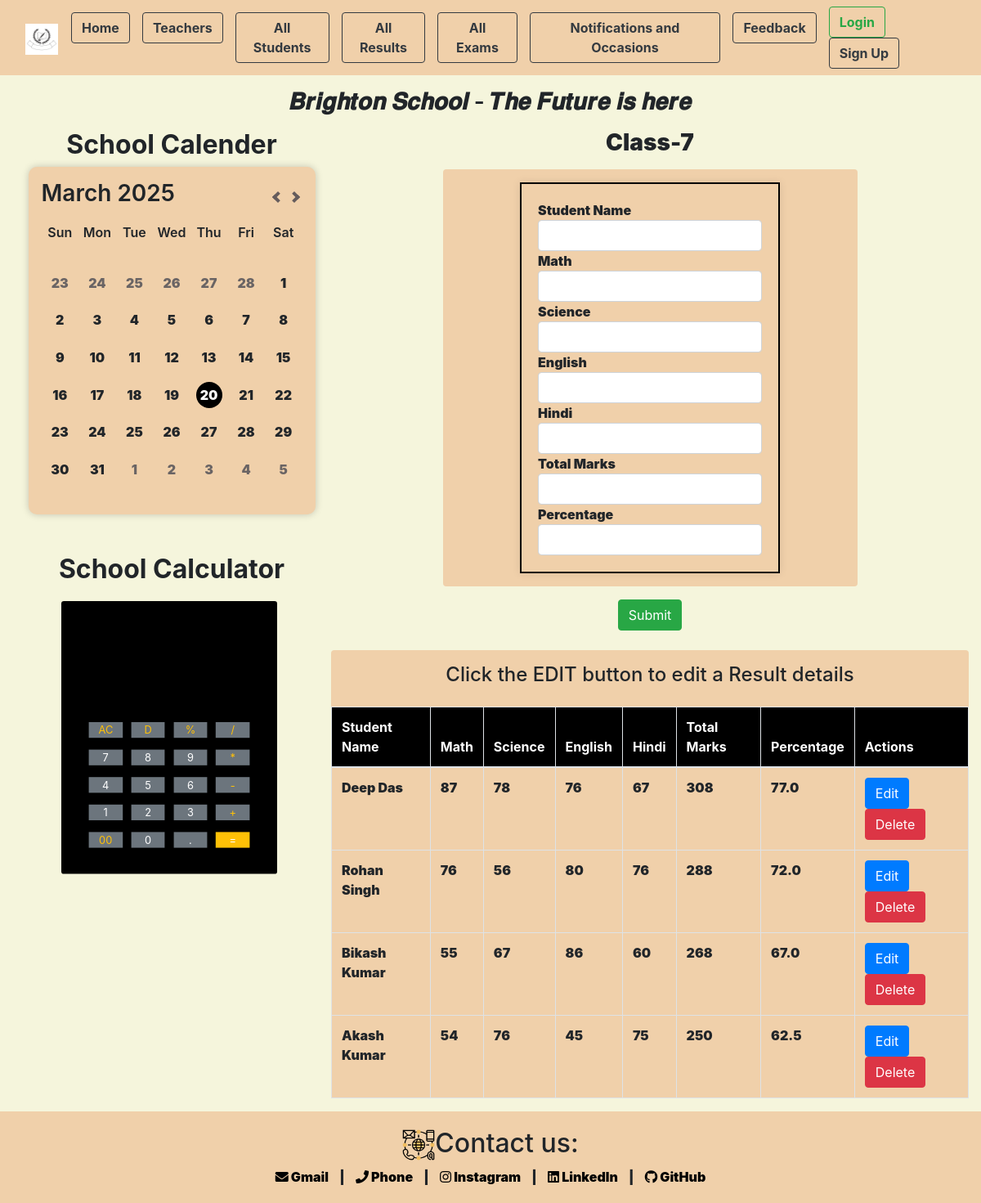
Screenshot of /class_results/result_seven/ with the database file from the repository.
### app/models.py (models this page shows, shortened)
class all_results(models.Model):
    result_class_name = models.CharField(max_length=50,blank=True)
    slug=models.SlugField(max_length=200,unique=True,null=True)

class Result(models.Model):
    result_class_name = models.ForeignKey(all_results, on_delete=models.CASCADE, related_name='students_result', null=True, blank=True)
    st_name = models.CharField(max_length=100)
    Math = models.IntegerField(null=True)
    Science = models.IntegerField(null=True)
    English = models.IntegerField(null=True)
    Hindi = models.IntegerField(null=True)
    Total_marks = models.IntegerField(null=True)
    Percentage = models.FloatField(null=True)

### app/views.py (the view, shortened to what this page needs)
# urls.py: path('class_results/<slug:slug>/',views.class_results,name="class_results"),
def class_results(request, slug):
    class_instance = get_object_or_404(all_results, slug=slug)
    results = Result.objects.filter(result_class_name=class_instance).order_by('-Percentage')
    form = ResultForm()
    context = {'results': results, 'class_instance': class_instance, 'form': form}
    return render(request, 'app/result.html', context)

### app/forms.py
class ResultForm(forms.ModelForm):
    class Meta:
        model=Result
        fields = ['st_name', 'Math', 'Science', 'English', 'Hindi', 'Total_marks', 'Percentage']

### app/templates/app/result.html (shortened to what this page needs)
{% extends "base_template/base.html" %}
{% load static %}
{% block content %}
<div class="col-lg-8 col-md-8 col-sm-12 main-content">
    <h3 class="text-center mb-3"><strong>{{ class_instance.result_class_name }}</strong></h3>
    <form id="studentForm" method="POST" action="{% url 'class_results' class_instance.slug %}" novalidate>
        <div class="container row box_clr d-flex justify-content-center align-items-center mb-3 rounded p-3" style="width: 65%; margin: 0 auto;">
            <div class="box_clr" style="border: 2px solid #000; padding: 20px; box-shadow: 0 0 10px rgba(0, 0, 0, 0.1);">
                <input type="hidden" name="student_id" id="student_id" value=""><b>Student Name</b>
                <input class="text-center form-control" type="text" name="st_name" id="id_st_name" value=""><strong>Math</strong>
                <input class="text-center form-control" type="text" name="Math" id="id_math" value=""><strong>Science</strong>
                <input class="text-center form-control" type="text" name="Science" id="id_science" value=""><strong>English</strong>
                <input class="text-center form-control" type="text" name="English" id="id_english" value=""><strong>Hindi</strong>
                <input class="text-center form-control" type="text" name="Hindi" id="id_hindi" value=""><strong>Total Marks</strong>
                <input class="text-center form-control" type="text" name="Total_marks" id="id_total_marks" value=""><strong>Percentage</strong>
                <input class="text-center form-control" type="text" name="Percentage" id="id_percentage" value=""><strong></strong>
            </div>
        </div>
        <button type="submit" class="btn btn-success" style="display: block; margin: 0 auto;">Submit</button>
        <div class="box_clr mt-4 rounded">
            <h4 class="text-center fw-bolder pt-3">Click the EDIT button to edit a Result details</h4>
            <table class="table table-bordered rounded box_clr mt-4">
                <thead style="font-weight: 900; background-color: black; color: white;">
                    <tr>
                        <th>Student Name</th>
                        <th>Math</th>
                        <th>Science</th>
                        <th>English</th>
                        <th>Hindi</th>
                        <th>Total Marks</th>
                        <th>Percentage</th>
                        <th>Actions</th>
                    </tr>
                </thead>
                <tbody>
                    {% for result in results %}
                    <tr id="student-{{ result.id }}">
                        <td>{{ result.st_name }}</td>
                        <td>{{ result.Math }}</td>
                        <td>{{ result.Science }}</td>
                        <td>{{ result.English }}</td>
                        <td>{{ result.Hindi }}</td>
                        <td>{{ result.Total_marks }}</td>
                        <td>{{ result.Percentage }}</td>
                        <td>
                            <button type="button" class="btn btn-primary result-edit-btn" data-id="{{ result.id }}">Edit</button>
                            <button type="button" class="btn btn-danger result-delete-btn" data-id="{{ result.id }}">Delete</button>
                        </td>
                    </tr>
                    {% endfor %}
                </tbody>
            </table>
        </div>
    </form>
</div>
{% endblock content %}

### app/static/app/CSS_Files/index.css (style rules this page uses)
body { background-color: beige; }
.box_clr { background-color: rgb(240, 208, 170); }
* { padding: 0; margin: 0; }
h3 { font-weight: 600; }

### rows the page displays
all_results: result_class_name "Class-7"
Result: st_name "Deep Das", Math "87", Science "78", English "76", Hindi "67", Total_marks "308", Percentage "77.0"
Result: st_name "Rohan Singh", Math "76", Science "56", English "80", Hindi "76", Total_marks "288", Percentage "72.0"
Result: st_name "Bikash Kumar", Math "55", Science "67", English "86", Hindi "60", Total_marks "268", Percentage "67.0"
Result: st_name "Akash Kumar", Math "54", Science "76", English "45", Hindi "75", Total_marks "250", Percentage "62.5"
